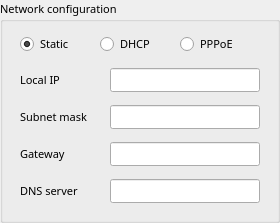
               <widget class="QGroupBox" name="network_config">
                <property name="minimumSize">
                 <size>
                  <width>250</width>
                  <height>195</height>
                 </size>
                </property>
                <property name="maximumSize">
                 <size>
                  <width>530</width>
                  <height>400</height>
                 </size>
                </property>
                <property name="font">
                 <font>
                  <family>맑은 고딕</family>
                  <pointsize>8</pointsize>
                 </font>
                </property>
                <property name="title">
                 <string>Network configuration</string>
                </property>
                <layout class="QGridLayout" name="gridLayout4">
                 <property name="verticalSpacing">
                  <number>1</number>
                 </property>
                 <item row="0" column="0">
                  <layout class="QGridLayout" name="gridLayout_19">
                   <property name="leftMargin">
                    <number>6</number>
                   </property>
                   <property name="rightMargin">
                    <number>6</number>
                   </property>
                   <property name="bottomMargin">
                    <number>6</number>
                   </property>
                   <item row="0" column="0" alignment="Qt::AlignHCenter">
                    <widget class="QRadioButton" name="ip_static">
                     <property name="minimumSize">
                      <size>
                       <width>80</width>
                       <height>22</height>
                      </size>
                     </property>
                     <property name="maximumSize">
                      <size>
                       <width>160</width>
                       <height>45</height>
                      </size>
                     </property>
                     <property name="font">
                      <font>
                       <family>맑은 고딕</family>
                       <pointsize>8</pointsize>
                      </font>
                     </property>
                     <property name="text">
                      <string>Static</string>
                     </property>
                     <property name="checked">
                      <bool>true</bool>
                     </property>
                    </widget>
                   </item>
                   <item row="0" column="1" alignment="Qt::AlignHCenter">
                    <widget class="QRadioButton" name="ip_dhcp">
                     <property name="minimumSize">
                      <size>
                       <width>80</width>
                       <height>22</height>
                      </size>
                     </property>
                     <property name="maximumSize">
                      <size>
                       <width>160</width>
                       <height>45</height>
                      </size>
                     </property>
                     <property name="font">
                      <font>
                       <family>맑은 고딕</family>
                       <pointsize>8</pointsize>
                      </font>
                     </property>
                     <property name="text">
                      <string>DHCP</string>
                     </property>
                    </widget>
                   </item>
                   <item row="0" column="2" alignment="Qt::AlignHCenter">
                    <widget class="QRadioButton" name="ip_pppoe">
                     <property name="minimumSize">
                      <size>
                       <width>80</width>
                       <height>22</height>
                      </size>
                     </property>
                     <property name="maximumSize">
                      <size>
                       <width>160</width>
                       <height>45</height>
                      </size>
                     </property>
                     <property name="font">
                      <font>
                       <family>맑은 고딕</family>
                       <pointsize>8</pointsize>
                      </font>
                     </property>
                     <property name="text">
                      <string>PPPoE</string>
                     </property>
                     <property name="visible">
                      <bool>false</bool>
                     </property>
                    </widget>
                   </item>
                  </layout>
                 </item>
                 <item row="1" column="0">
                  <layout class="QGridLayout" name="gridLayout0">
                   <property name="leftMargin">
                    <number>6</number>
                   </property>
                   <property name="topMargin">
                    <number>6</number>
                   </property>
                   <property name="rightMargin">
                    <number>6</number>
                   </property>
                   <property name="bottomMargin">
                    <number>6</number>
                   </property>
                   <property name="verticalSpacing">
                    <number>1</number>
                   </property>
                   <item row="0" column="1">
                    <widget class="QLineEdit" name="localip">
                     <property name="sizePolicy">
                      <sizepolicy hsizetype="Expanding" vsizetype="Preferred">
                       <horstretch>0</horstretch>
                       <verstretch>0</verstretch>
                      </sizepolicy>
                     </property>
                     <property name="minimumSize">
                      <size>
                       <width>130</width>
                       <height>22</height>
                      </size>
                     </property>
                     <property name="maximumSize">
                      <size>
                       <width>150</width>
                       <height>60</height>
                      </size>
                     </property>
                     <property name="font">
                      <font>
                       <family>맑은 고딕</family>
                       <pointsize>8</pointsize>
                      </font>
                     </property>
                     <property name="toolTip">
                      <string>&lt;html&gt;&lt;head/&gt;&lt;body&gt;&lt;p&gt;Local IP address&lt;/p&gt;&lt;/body&gt;&lt;/html&gt;</string>
                     </property>
                     <property name="text">
                      <string/>
                     </property>
                     <property name="maxLength">
                      <number>30</number>
                     </property>
                     <property name="frame">
                      <bool>true</bool>
                     </property>
                     <property name="alignment">
                      <set>Qt::AlignCenter</set>
                     </property>
                    </widget>
                   </item>
                   <item row="0" column="0">
                    <widget class="QLabel" name="localip_label">
                     <property name="minimumSize">
                      <size>
                       <width>80</width>
                       <height>20</height>
                      </size>
                     </property>
                     <property name="maximumSize">
                      <size>
                       <width>200</width>
                       <height>50</height>
                      </size>
                     </property>
                     <property name="font">
                      <font>
                       <family>맑은 고딕</family>
                       <pointsize>8</pointsize>
                      </font>
                     </property>
                     <property name="text">
                      <string>Local IP</string>
                     </property>
                    </widget>
                   </item>
                  </layout>
                 </item>
                 <item row="2" column="0">
                  <layout class="QGridLayout" name="gridLayout1">
                   <property name="leftMargin">
                    <number>6</number>
                   </property>
                   <property name="topMargin">
                    <number>6</number>
                   </property>
                   <property name="rightMargin">
                    <number>6</number>
                   </property>
                   <property name="bottomMargin">
                    <number>6</number>
                   </property>
                   <property name="verticalSpacing">
                    <number>1</number>
                   </property>
                   <item row="0" column="0">
                    <widget class="QLabel" name="subnet_label">
                     <property name="minimumSize">
                      <size>
                       <width>80</width>
                       <height>20</height>
                      </size>
                     </property>
                     <property name="maximumSize">
                      <size>
                       <width>200</width>
                       <height>50</height>
                      </size>
                     </property>
                     <property name="baseSize">
                      <size>
                       <width>0</width>
                       <height>0</height>
                      </size>
                     </property>
                     <property name="font">
                      <font>
                       <family>맑은 고딕</family>
                       <pointsize>8</pointsize>
                      </font>
                     </property>
                     <property name="cursor">
                      <cursorShape>ArrowCursor</cursorShape>
                     </property>
                     <property name="text">
                      <string>Subnet mask</string>
                     </property>
                    </widget>
                   </item>
                   <item row="0" column="1">
                    <widget class="QLineEdit" name="subnet">
                     <property name="sizePolicy">
                      <sizepolicy hsizetype="Expanding" vsizetype="Preferred">
                       <horstretch>0</horstretch>
                       <verstretch>0</verstretch>
                      </sizepolicy>
                     </property>
                     <property name="minimumSize">
                      <size>
                       <width>130</width>
                       <height>22</height>
                      </size>
                     </property>
                     <property name="maximumSize">
                      <size>
                       <width>150</width>
                       <height>60</height>
                      </size>
                     </property>
                     <property name="font">
                      <font>
                       <family>맑은 고딕</family>
                       <pointsize>8</pointsize>
                      </font>
                     </property>
                     <property name="toolTip">
                      <string>&lt;html&gt;&lt;head/&gt;&lt;body&gt;&lt;p&gt;Subnet mask&lt;/p&gt;&lt;/body&gt;&lt;/html&gt;</string>
                     </property>
                     <property name="text">
                      <string/>
                     </property>
                     <property name="alignment">
                      <set>Qt::AlignCenter</set>
                     </property>
                    </widget>
                   </item>
                  </layout>
                 </item>
                 <item row="3" column="0">
                  <layout class="QGridLayout" name="gridLayout2">
                   <property name="leftMargin">
                    <number>6</number>
                   </property>
                   <property name="topMargin">
                    <number>6</number>
                   </property>
                   <property name="rightMargin">
                    <number>6</number>
                   </property>
                   <property name="bottomMargin">
                    <number>6</number>
                   </property>
                   <property name="verticalSpacing">
                    <number>1</number>
                   </property>
                   <item row="0" column="0">
                    <widget class="QLabel" name="gateway_label">
                     <property name="minimumSize">
                      <size>
                       <width>80</width>
                       <height>20</height>
                      </size>
                     </property>
                     <property name="maximumSize">
                      <size>
                       <width>200</width>
                       <height>50</height>
                      </size>
                     </property>
                     <property name="font">
                      <font>
                       <family>맑은 고딕</family>
                       <pointsize>8</pointsize>
                      </font>
                     </property>
                     <property name="text">
                      <string>Gateway</string>
                     </property>
                    </widget>
                   </item>
                   <item row="0" column="1">
                    <widget class="QLineEdit" name="gateway">
                     <property name="sizePolicy">
                      <sizepolicy hsizetype="Expanding" vsizetype="Preferred">
                       <horstretch>0</horstretch>
                       <verstretch>0</verstretch>
                      </sizepolicy>
                     </property>
                     <property name="minimumSize">
                      <size>
                       <width>130</width>
                       <height>22</height>
                      </size>
                     </property>
                     <property name="maximumSize">
                      <size>
                       <width>150</width>
                       <height>60</height>
                      </size>
                     </property>
                     <property name="font">
                      <font>
                       <family>맑은 고딕</family>
                       <pointsize>8</pointsize>
                      </font>
                     </property>
                     <property name="toolTip">
                      <string>&lt;html&gt;&lt;head/&gt;&lt;body&gt;&lt;p&gt;Gateway&lt;/p&gt;&lt;/body&gt;&lt;/html&gt;</string>
                     </property>
                     <property name="text">
                      <string/>
                     </property>
                     <property name="alignment">
                      <set>Qt::AlignCenter</set>
                     </property>
                    </widget>
                   </item>
                  </layout>
                 </item>
                 <item row="4" column="0">
                  <layout class="QGridLayout" name="gridLayout3">
                   <property name="leftMargin">
                    <number>6</number>
                   </property>
                   <property name="topMargin">
                    <number>6</number>
                   </property>
                   <property name="rightMargin">
                    <number>6</number>
                   </property>
                   <property name="bottomMargin">
                    <number>6</number>
                   </property>
                   <property name="verticalSpacing">
                    <number>1</number>
                   </property>
                   <item row="0" column="0">
                    <widget class="QLabel" name="dns_addr_label">
                     <property name="minimumSize">
                      <size>
                       <width>80</width>
                       <height>20</height>
                      </size>
                     </property>
                     <property name="maximumSize">
                      <size>
                       <width>200</width>
                       <height>50</height>
                      </size>
                     </property>
                     <property name="font">
                      <font>
                       <family>맑은 고딕</family>
                       <pointsize>8</pointsize>
                      </font>
                     </property>
                     <property name="text">
                      <string>DNS server</string>
                     </property>
                    </widget>
                   </item>
                   <item row="0" column="1">
                    <widget class="QLineEdit" name="dns_addr">
                     <property name="sizePolicy">
                      <sizepolicy hsizetype="Expanding" vsizetype="Preferred">
                       <horstretch>0</horstretch>
                       <verstretch>0</verstretch>
                      </sizepolicy>
                     </property>
                     <property name="minimumSize">
                      <size>
                       <width>130</width>
                       <height>22</height>
                      </size>
                     </property>
                     <property name="maximumSize">
                      <size>
                       <width>150</width>
                       <height>60</height>
                      </size>
                     </property>
                     <property name="font">
                      <font>
                       <family>맑은 고딕</family>
                       <pointsize>8</pointsize>
                      </font>
                     </property>
                     <property name="toolTip">
                      <string>&lt;html&gt;&lt;head/&gt;&lt;body&gt;&lt;p&gt;DNS server&lt;/p&gt;&lt;/body&gt;&lt;/html&gt;</string>
                     </property>
                     <property name="text">
                      <string/>
                     </property>
                     <property name="alignment">
                      <set>Qt::AlignCenter</set>
                     </property>
                    </widget>
                   </item>
                  </layout>
                 </item>
                </layout>
               </widget>
